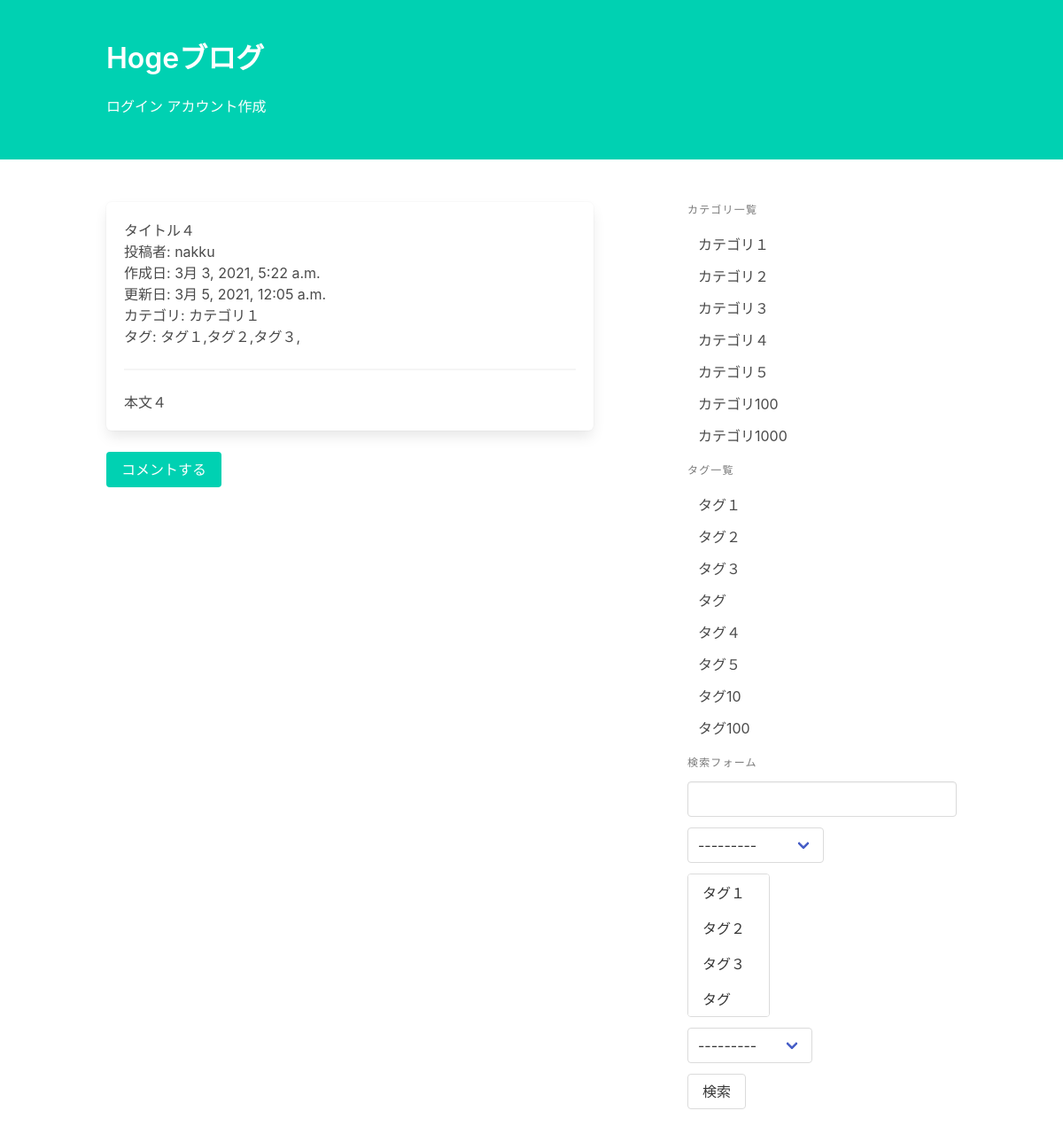
The app's page /blog/detail/7, older data.
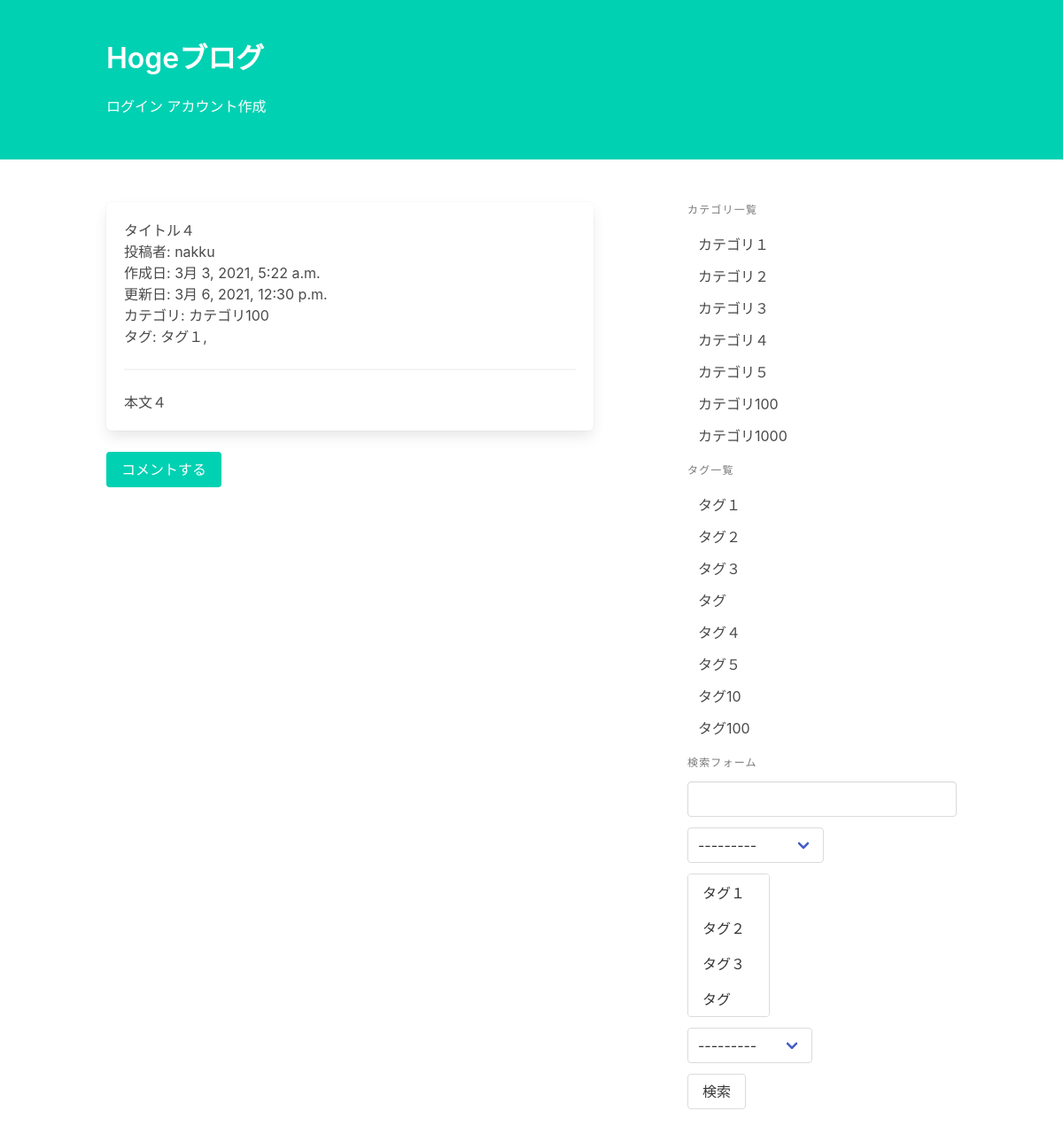
The same page, newer data.
### blog/models.py (models this page shows, shortened)
class Post(models.Model):
    title = models.CharField("タイトル", max_length=32)
    text = models.TextField("本文")
    category = models.ForeignKey(Category, on_delete=models.PROTECT, verbose_name="カテゴリ")
    tags = models.ManyToManyField(Tag, verbose_name="タグ", help_text="controlかcommand長押しで複数選択", blank=True)
    writer = models.ForeignKey(settings.AUTH_USER_MODEL, on_delete=models.PROTECT, verbose_name="投稿者")
    created_at = models.DateTimeField("作成日", auto_now_add=True)
    updated_at = models.DateTimeField("更新日", auto_now=True)

class Category(models.Model):
    name = models.CharField("カテゴリ名", max_length=255, unique=True)
    def __str__(self):
        return self.name

class Tag(models.Model):
    name = models.CharField("タグ名", max_length=255, unique=True)
    def __str__(self):
        return self.name

### blog/views.py (the view)
# urls.py: path("detail/<int:pk>", views.PostDetail.as_view(), name="post_detail"),
class PostDetail(generic.DetailView):
    model = Post

### blog/forms.py
class PostSearchForm(forms.Form):
    key_word = forms.CharField(
        label="キーワード", required=False,
        widget=forms.TextInput(attrs={"class": "input"})
    )
    category = forms.ModelChoiceField(
        label="キーワード", required=False,
        queryset=Category.objects.all(),
    )
    tags = forms.ModelMultipleChoiceField(
        label="タグの選択", required=False,
        queryset=Tag.objects.all(),
    )
    user = forms.ModelChoiceField(
        label="投稿者", required=False,
        queryset=User.objects.all(),
    )

### blog/templatetags/blog.py (called while the page is built)
@register.inclusion_tag("blog/category_and_tag_list.html")
def create_category_and_tag_list():
    return {
        "category_list": Category.objects.all(),
        "tag_list": Tag.objects.all(),
    }

@register.inclusion_tag("blog/search_form.html")
def create_search_form(request):
    form = PostSearchForm(request.GET or None)
    return {"form": form}

### blog/templates/blog/post_detail.html (shortened to what this page needs)
{% extends "blog/base.html" %}
{% block content %}
        <article class="box">
            <h1>{{ post.title }}</h1>
            <p>投稿者: {{ post.writer }}</p>
            <p>作成日: {{ post.created_at }}</p>
            <p>更新日: {{ post.updated_at }}</p>
            <p>カテゴリ: {{ post.category }}</p>
            <p>タグ: {% for tag in post.tags.all %}{{ tag }},{% endfor %}</p>
            <hr>
            <div>
                {{ post.text | linebreaks | urlize }}
            </div>
        </article>
        <a class="button is-primary" href="{% url 'blog:comment_create' post.pk %}">コメントする</a>
        <section class="section">
        </section>
{% endblock %}

### blog/templates/blog/category_and_tag_list.html
<p class="menu-label">カテゴリ一覧</p>
<ul class="menu-list">
    {% for category in category_list %}
        <li><a href="{% url 'blog:post_category_list' category.pk %}">{{ category }}</a></li>
    {% endfor %}
</ul>
<p class="menu-label">タグ一覧</p>
<ul class="menu-list">
    {% for tag in tag_list %}
        <li><a href="{% url 'blog:post_tag_list' tag.pk %}">{{ tag }}</a></li>
    {% endfor %}
</ul>

Row changes from the older to the newer data that the page shows:
no longer on one of the page's lists (row unchanged): Tag: name "タグ２"
no longer on one of the page's lists (row unchanged): Tag: name "タグ３"
changed Post "タイトル４": updated_at "3月 5, 2021, 12:05 a.m." → "3月 6, 2021, 12:30 p.m."; category "カテゴリ１" → "カテゴリ100"
